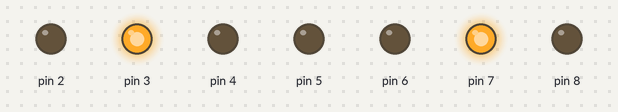
Simulated run of this sketch. Board: Arduino Uno, built with avr-gcc and run on an emulated ATmega328P. On the bench: output pins drawn as LEDs (lit = HIGH).

Above: at 0.8 s.
At 2.4 s:
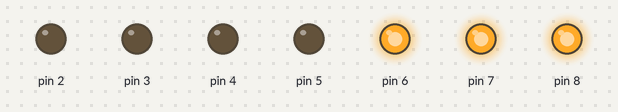
At 4.0 s:
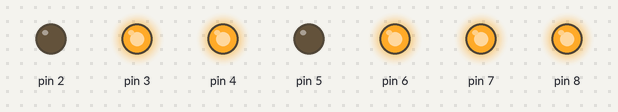
At 5.6 s:
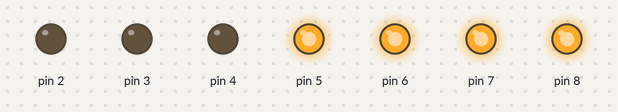
At 7.2 s:
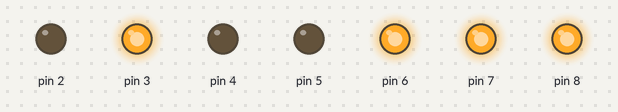
At 8.1 s:
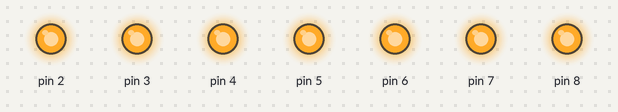
Timing chart, 0 to 9.3 s (numbered marks = the images above):
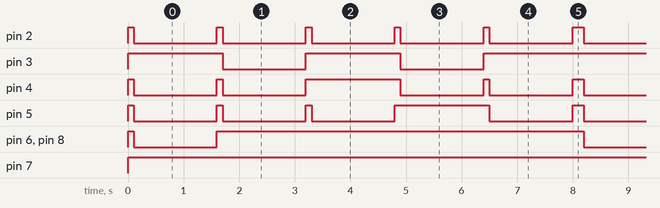

The sketch:

sketch_dec21b.ino
```cpp
void setup() {
  for(int pin=2; pin<=8; pin++){
    pinMode(pin,OUTPUT);
  }
}
void loop() {
  sifirla();
  // H yazdırma işlemi
  digitalWrite(2,0); //ortak anot olduğu için 0 ile aktif olur.
  digitalWrite(4,0);
  digitalWrite(5,0);
  digitalWrite(6,0);
  digitalWrite(8,0);
  delay(1500);
  sifirla();
  // a yazdırma işlemi
  digitalWrite(2,0);
  digitalWrite(3,0);
  digitalWrite(4,0);
  digitalWrite(5,0);
  delay(1500);
  sifirla();
  //r yazdırma
  digitalWrite(2,0);
  digitalWrite(5,0);
  delay(1500);
  sifirla();
  // u yazdırma
  digitalWrite(2,0);
  digitalWrite(3,0);
  digitalWrite(4,0);
  delay(1500);
  sifirla();
  // n yazdırma
  digitalWrite(2,0);
  digitalWrite(5,0);
  digitalWrite(4,0);
  delay(1500);
  sifirla();
}
void sifirla(){
  for(int pin=2; pin<=8; pin++){
    digitalWrite(pin,HIGH);
  }
  delay(100);
}
```

Measured:
- by itself, pin 2: repeats every 8.1 s: 4 × (LOW 1.5 s, HIGH 0.10 s), LOW 1.5 s, HIGH 0.20 s
- by itself, pin 3: repeats every 8.1 s: LOW 1.5 s, HIGH 1.7 s, LOW 1.5 s, HIGH 3.4 s
- by itself, pin 4: repeats every 8.1 s: LOW 1.5 s, HIGH 0.10 s, LOW 1.5 s, HIGH 1.7 s, LOW 1.5 s, HIGH 0.10 s, LOW 1.5 s, HIGH 0.20 s
- by itself, pin 5: repeats every 8.1 s: 2 × (LOW 1.5 s, HIGH 0.10 s), LOW 1.5 s, HIGH 1.7 s, LOW 1.5 s, HIGH 0.20 s
- by itself, pin 6, pin 8: repeats every 8.1 s: LOW 1.5 s, HIGH 6.6 s
- by itself, pin 7: LOW → HIGH at 0.00 s
